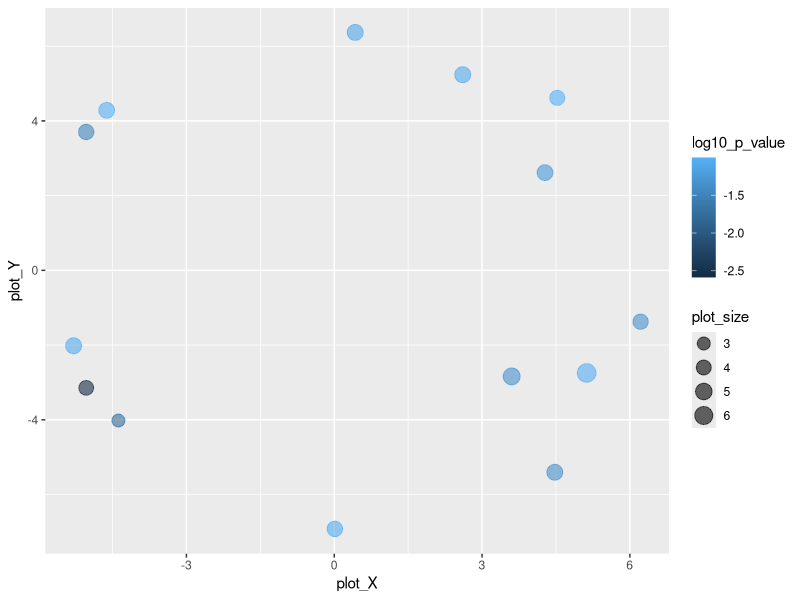

Source code (R): (Note: this script raises an error after producing the figure.)


# A plotting R script produced by the REVIGO server at http://revigo.irb.hr/
# If you found REVIGO useful in your work, please cite the following reference:
# Supek F et al. "REVIGO summarizes and visualizes long lists of Gene Ontology
# terms" PLoS ONE 2011. doi:10.1371/journal.pone.0021800


# --------------------------------------------------------------------------
# If you don't have the ggplot2 package installed, uncomment the following line:
# install.packages( "ggplot2" );
library( ggplot2 );
# --------------------------------------------------------------------------
# If you don't have the scales package installed, uncomment the following line:
# install.packages( "scales" );
library( scales );


# --------------------------------------------------------------------------
# Here is your data from REVIGO. Scroll down for plot configuration options.

revigo.names <- c("term_ID","description","frequency_%","plot_X","plot_Y","plot_size","log10_p_value","uniqueness","dispensability");
revigo.data <- rbind(c("GO:0031929","TOR signaling", 0.065,-5.033,-3.146, 3.922,-2.5850,0.657,0.000),
c("GO:0043094","cellular metabolic compound salvage", 0.314, 4.477,-5.405, 4.605,-1.3635,0.770,0.025),
c("GO:0008213","protein alkylation", 0.343, 0.426, 6.368, 4.643,-1.1062,0.759,0.052),
c("GO:0015748","organophosphate ester transport", 0.144,-5.034, 3.704, 4.268,-1.4976,0.771,0.059),
c("GO:0046834","lipid phosphorylation", 0.177, 0.013,-6.921, 4.357,-1.0691,0.764,0.063),
c("GO:0043101","purine-containing compound salvage", 0.132, 6.218,-1.374, 4.230,-1.3536,0.747,0.136),
c("GO:0006265","DNA topological change", 0.268, 4.278, 2.615, 4.536,-1.2790,0.667,0.155),
c("GO:0044271","cellular nitrogen compound biosynthetic process",22.502, 5.123,-2.746, 6.460,-1.0438,0.741,0.232),
c("GO:0048585","negative regulation of response to stimulus", 0.344,-5.289,-2.018, 4.645,-1.0742,0.650,0.284),
c("GO:0038179","neurotrophin signaling pathway", 0.007,-4.380,-4.020, 2.963,-1.7721,0.689,0.300),
c("GO:0034404","nucleobase-containing small molecule biosynthetic process", 1.408, 3.601,-2.839, 5.257,-1.3468,0.672,0.303),
c("GO:0016570","histone modification", 0.373, 2.608, 5.237, 4.680,-1.0768,0.684,0.423),
c("GO:0006869","lipid transport", 0.270,-4.618, 4.283, 4.539,-1.0255,0.768,0.458),
c("GO:0007033","vacuole organization", 0.102, 4.526, 4.616, 4.119,-1.0039,0.737,0.501));

one.data <- data.frame(revigo.data);
names(one.data) <- revigo.names;
one.data <- one.data [(one.data$plot_X != "null" & one.data$plot_Y != "null"), ];
one.data$plot_X <- as.numeric( as.character(one.data$plot_X) );
one.data$plot_Y <- as.numeric( as.character(one.data$plot_Y) );
one.data$plot_size <- as.numeric( as.character(one.data$plot_size) );
one.data$log10_p_value <- as.numeric( as.character(one.data$log10_p_value) );
one.data$frequency <- as.numeric( as.character(one.data$frequency) );
one.data$uniqueness <- as.numeric( as.character(one.data$uniqueness) );
one.data$dispensability <- as.numeric( as.character(one.data$dispensability) );
#head(one.data);


# --------------------------------------------------------------------------
# Names of the axes, sizes of the numbers and letters, names of the columns,
# etc. can be changed below

p1 <- ggplot( data = one.data );
p1 <- p1 + geom_point( aes( plot_X, plot_Y, colour = log10_p_value, size = plot_size), alpha = I(0.6) ) + scale_size_area();
p1 <- p1 + scale_colour_gradientn( colours = c(goodCols[1], goodCols[2], goodCols[3], goodCols[5]), limits = c( min(one.data$log10_p_value), 0) );
p1 <- p1 + geom_point( aes(plot_X, plot_Y, size = plot_size), shape = 21, fill = "transparent", colour = I (alpha ("black", 0.6) )) + scale_size_area();
p1 <- p1 + scale_size( range=c(5, 30)) + theme_bw(); # + scale_fill_gradientn(colours = heat_hcl(7), limits = c(-300, 0) );
ex <- one.data [ one.data$dispensability < 0.15, ]; 
p1 <- p1 + geom_label( data = ex, aes(plot_X, plot_Y, label = description), colour = I(alpha("black", 0.85)), size = 4 );
p1 <- p1 + labs (y = "semantic space x", x = "semantic space y");
p1 <- p1 + theme(legend.key = element_blank()) ;
one.x_range = max(one.data$plot_X) - min(one.data$plot_X);
one.y_range = max(one.data$plot_Y) - min(one.data$plot_Y);
p1 <- p1 + xlim(min(one.data$plot_X)-one.x_range/10,max(one.data$plot_X)+one.x_range/10);
p1 <- p1 + ylim(min(one.data$plot_Y)-one.y_range/10,max(one.data$plot_Y)+one.y_range/10);



# --------------------------------------------------------------------------
# Output the plot to screen

p1;

# Uncomment the line below to also save the plot to a file.
# The file type depends on the extension (default=pdf).

# ggsave("C:/Users/path_to_your_file/revigo-plot.pdf");
dev.print(pdf,"/Users/lukas/sciebo/inquilineGenomics18/GOenrichment/revigo/RELAX.BP.intensified.revigo.pdf",width=10,height=8);